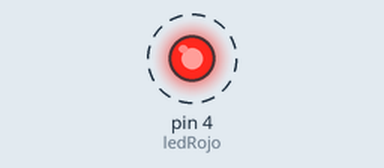
Recording of a sketch running on a simulated Arduino Uno, built with avr-gcc and run on an emulated ATmega328P. On the bench: output pins drawn as LEDs (lit = HIGH). Dashed ring = blinking.

Above: at 0.2 s.
Timing chart, 0 to 3.0 s (numbered marks = the images above):
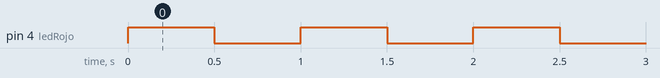

The sketch:

Blink.ino
```cpp
// Parpadeo 1 LED //

#define ledRojo 4

void setup() {
  // initialize digital pin LED_BUILTIN as an output.
  pinMode(ledRojo, OUTPUT);
}

// the loop function runs over and over again forever
void loop() {
  digitalWrite(ledRojo, HIGH);      // turn the red LED on (HIGH is the voltage level)
  delay(500);                      // wait for a second
  digitalWrite(ledRojo, LOW);       // turn the red LED off (LOW is the voltage level)
  delay(500);                      // wait for a second
}
```

Measured:
- by itself, pin 4 (ledRojo): alternates HIGH for 0.50 s and LOW for 0.50 s
